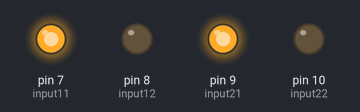
Simulated run of this sketch. Board: Arduino Uno, built with avr-gcc and run on an emulated ATmega328P. Shown: output pins drawn as LEDs (lit = HIGH).

Above: at 1.5 s.
At 6.5 s:
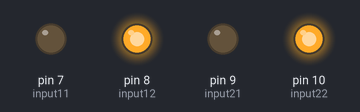
At 9.0 s:
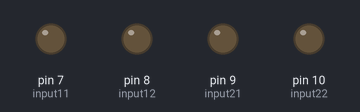
Timing chart, 0 to 13.0 s (numbered marks = the images above):
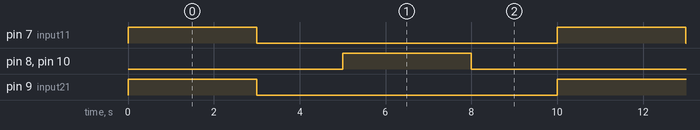

The sketch:

Activity_1.2.ino
```cpp
// Define input pins for Motor 1
const int input11 = 7;
const int input12 = 8;
// Define input pins for Motor 1
const int input21 = 9;
const int input22 = 10;

void setup()
{
  // Set pins 7, 8, 9, and 10 as output pins
  pinMode(input11, OUTPUT);
  pinMode(input12, OUTPUT);
  pinMode(input21, OUTPUT);
  pinMode(input22, OUTPUT);
}

void loop()
{
  // To move Motor 1 clockwise, set input11 = HIGH and input12 = LOW
  digitalWrite(input11, HIGH);
  digitalWrite(input12, LOW);
  // To move Motor 2 clockwise, set input21 = HIGH and input22 = LOW
  digitalWrite(input21, HIGH);
  digitalWrite(input22, LOW);
  // Run both motors clockwise for 3 seconds
  delay(3000);

  // Stop both motors by setting all inputs LOW
  digitalWrite(input11, LOW);
  digitalWrite(input12, LOW);
  digitalWrite(input21, LOW);
  digitalWrite(input22, LOW);
  // Wait for 2 second while motors are stopped
  delay(2000);

  // To move Motor 1 move anti-clockwise, input11 = LOW, input12 = HIGH
  digitalWrite(input11, LOW);
  digitalWrite(input12, HIGH);
  // To move Motor 2 move anti-clockwise, input21 = LOW, input22 = HIGH
  digitalWrite(input21, LOW);
  digitalWrite(input22, HIGH);
  // Run both motors anti-clockwise for 3 seconds
  delay(3000);

  // Stop both motors by setting all inputs LOW
  digitalWrite(input11, LOW);
  digitalWrite(input12, LOW);
  digitalWrite(input21, LOW);
  digitalWrite(input22, LOW);
  // Wait for 2 second while motors are stopped
  delay(2000);
}
```

Measured:
- by itself, pin 7 (input11), pin 8 (input12), pin 9 (input21), pin 10 (input22): alternates HIGH for 3.0 s and LOW for 7.0 s
- by itself, everything shown: repeats every 10.0 s, in 4 steps
